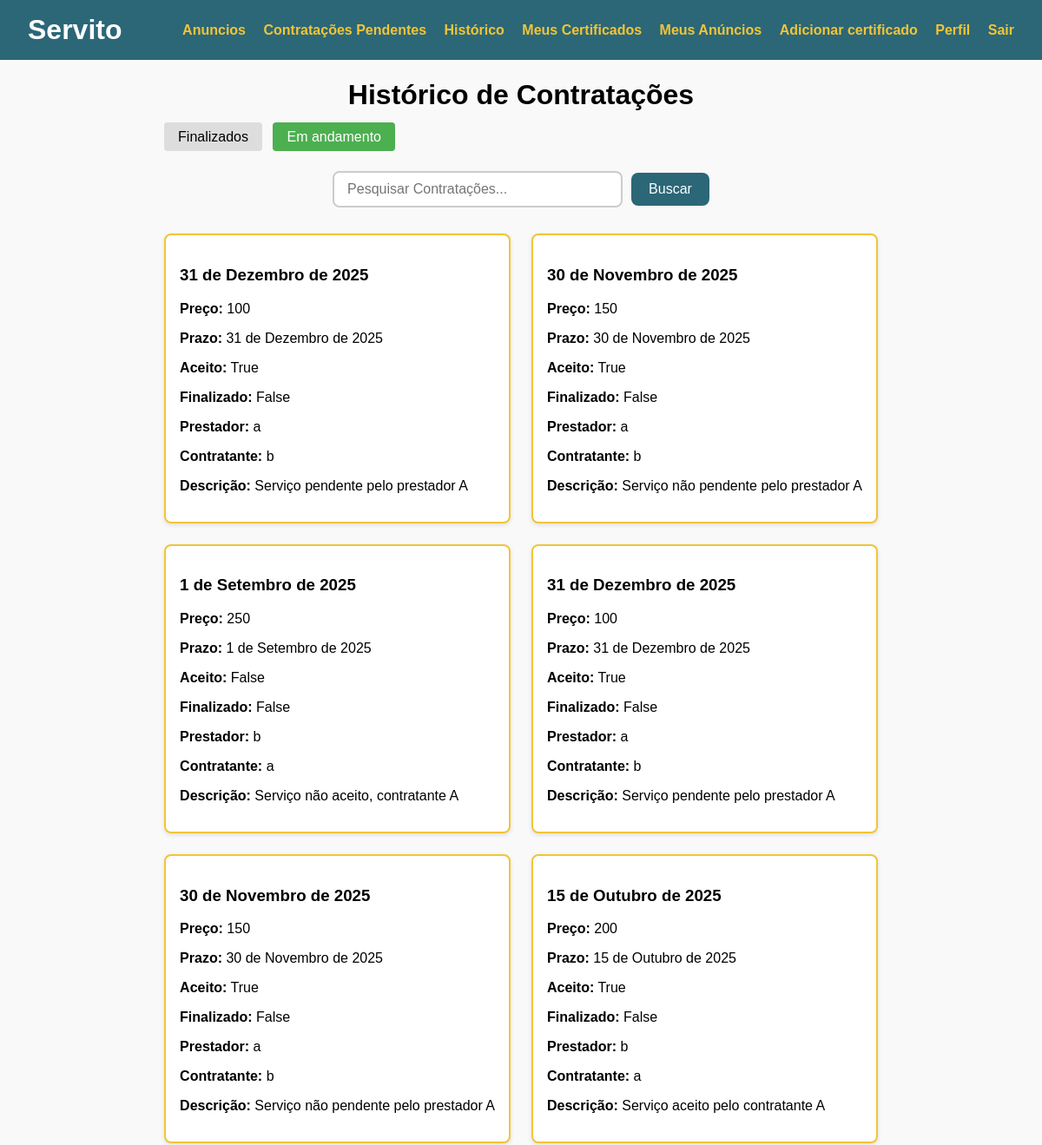
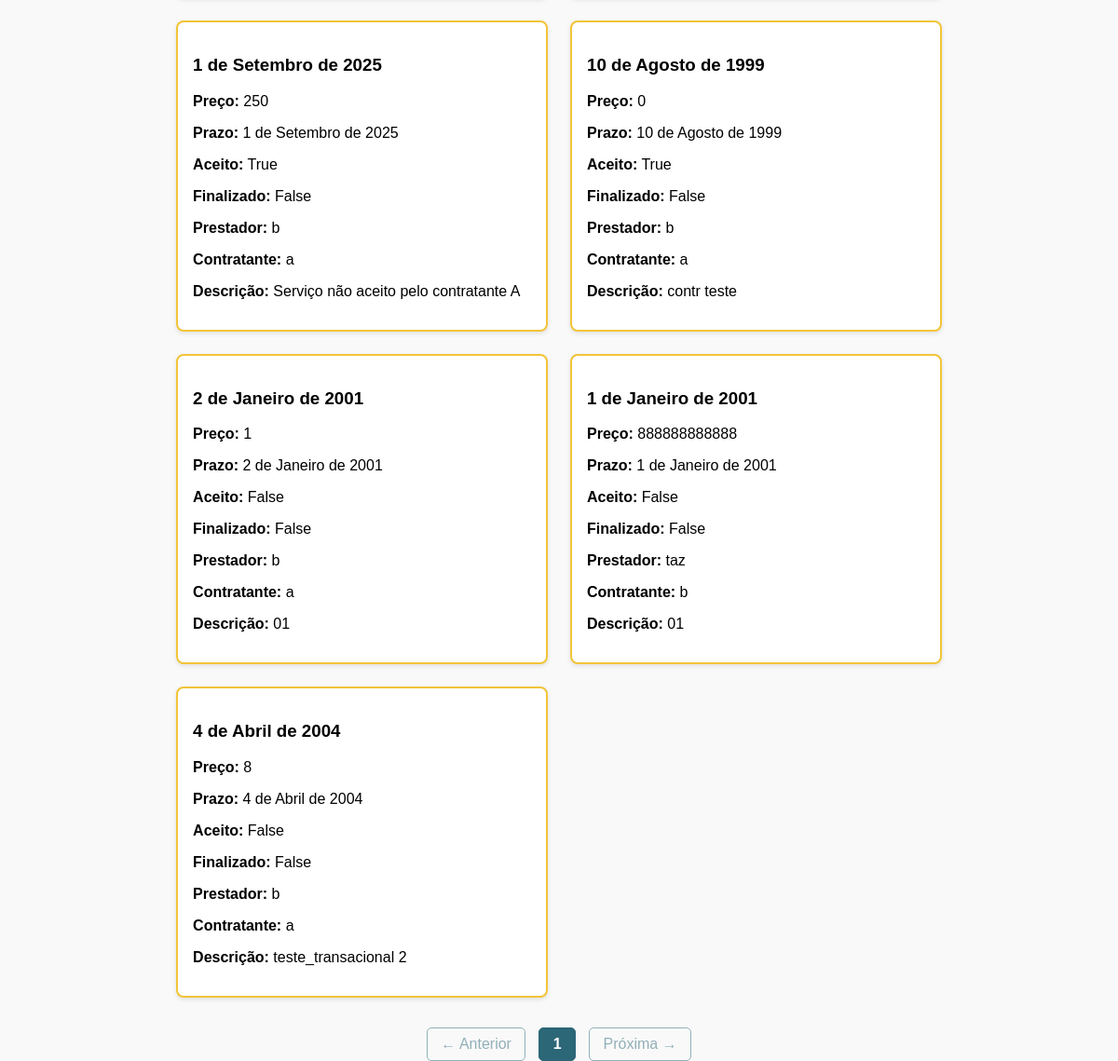
/historico/0 (signed in), run on the app's committed database (2 pictures, top to bottom).
### usuarios/models.py (models this page shows)
class Contratacao(models.Model):
    preco = models.IntegerField(verbose_name="Preço", null=True)
    prazo = models.DateField(null=True)
    descricao = models.CharField(max_length=1000, verbose_name="Descrição")
    aceito = models.BooleanField(null=False)
    pendente = models.BooleanField(null=True)
    finalizado = models.BooleanField()
    prestador = models.ForeignKey(Usuario, on_delete=models.DO_NOTHING, related_name='prestador')
    contratante = models.ForeignKey(Usuario, on_delete=models.DO_NOTHING, related_name='contratante')

class Cadastro(models.Model):
    nome = models.CharField(max_length=64)
    email = models.CharField(max_length=64, unique = True)
    senha = models.CharField(max_length=64)
    telefone = models.CharField(max_length=64, unique=True)
    documento = models.CharField(max_length=64, unique=True)
    endereco = models.CharField(max_length=64)
    cidade = models.CharField(max_length=64)
    data_cadastro = models.DateField()
    class Meta:
        abstract = True

class Usuario(Cadastro):
    data_nascimento = models.DateField()
    is_banned = models.BooleanField(default = False)
    def historico(self, finalizado = True):
        como_contratante = set(self.contratante.filter(finalizado=finalizado))
        como_prestador = set(self.prestador.filter(finalizado=finalizado))
        return list(como_contratante | como_prestador)

### usuarios/views_contratacao.py (the view)
# urls.py: path('historico/<int:finalizado>', contratacao_controller.getContratacoes, name='historico'),
    def getContratacoes(self, request, finalizado = 0):
        finalizado = bool(finalizado)
        strategy = get_strategy()
        email_logado = request.session.get('email')
        usuario = strategy.get_list(Usuario, {'email': email_logado})[0]
        if not email_logado:
            return render(request, 'index.html' )
        filters_1 = {
            'aceito': True,
            'contratante__email': email_logado
        }
        filters_2 = {
            'aceito': True,
            'prestador__email': email_logado
        }
        query = request.GET.get('q', '')
        contratacoes_list = usuario.historico(finalizado)
        if query:
            contratacoes_list = [a for a in contratacoes_list if query.lower() in a.titulo.lower()
                            or query.lower() in a.descricao.lower()
                            or query.lower() in a.tags.lower()]
        paginator = Paginator(contratacoes_list, 12)
        page_number = request.GET.get('page')
        page_obj = paginator.get_page(page_number)
        return render(request, 'historico.html', {
            'page_obj': page_obj,
            'query': query,
            'usuario_logado': 'email' in request.session,
            'finalizado': int(finalizado)
        })

### usuarios/services.py (called while the page is built)
    def get_list(self, instance, filters=None):
        if filters:
            return instance.objects.filter(**filters)
        return instance.objects.all()

### usuarios/views_contratacao.py (called while the page is built)
def get_strategy():
    return ApiStrategy() if settings.USE_API else DjangoStrategy()

### usuarios/templates/historico.html (shortened to what this page needs)
{% load static %}
<!DOCTYPE html>
<html lang="pt-br">
<head>
    <link href="{% static 'css/anuncios.css' %}" rel="stylesheet">
</head>
{% include "header.html" %}
<body>
<div class="container">
    <h1>Histórico de Contratações</h1>
    <div class="filtro-finalizado">
        <a href="{% url 'historico' 1 %}" class="btn {% if finalizado %}btn-ativo{% endif %}">Finalizados</a>
        <a href="{% url 'historico' 0 %}" class="btn {% if not finalizado %}btn-ativo{% endif %}">Em andamento</a>
    </div>
    <form method="get" action="{% url 'historico' finalizado %}" class="search-form">
        <input type="text" name="q" placeholder="Pesquisar Contratações..." value="{{ query }}">
        <button type="submit">Buscar</button>
    </form>
    <div class="grid">
        {% for contratacao in page_obj %}
        <a href="{% url 'contratacao' contratacao.id %}" class="card-link" >
            <div class="card">
                <h3>{{ contratacao.prazo }}</h3>
                <p><strong>Preço:</strong> {{ contratacao.preco }}</p>
                <p><strong>Prazo:</strong> {{ contratacao.prazo }}</p>
                <p><strong>Aceito:</strong> {{ contratacao.aceito }}</p>
                <p><strong>Finalizado:</strong> {{ contratacao.finalizado }}</p>
                <p><strong>Prestador:</strong> {{ contratacao.prestador.nome }}</p>
                <p><strong>Contratante:</strong> {{ contratacao.contratante.nome }}</p>
                <p><strong>Descrição:</strong> {{ contratacao.descricao }}</p>
            </div>
        </a>
        {% empty %}
            <p>Nenhuma contratação encontrada.</p>
        {% endfor %}
    </div>
    <div class="paginacao">
        {% if page_obj.has_previous %}
            <a href="?page={{ page_obj.previous_page_number }}">← Anterior</a>
        {% else %}
            <span class="disabled">← Anterior</span>
        {% endif %}
        {% for page_num in page_obj.paginator.page_range %}
            {% if page_num == page_obj.number %}
                <span class="current">{{ page_num }}</span>
            {% else %}
                <a href="?page={{ page_num }}">{{ page_num }}</a>
            {% endif %}
        {% endfor %}
        {% if page_obj.has_next %}
            <a href="?page={{ page_obj.next_page_number }}">Próxima →</a>
        {% else %}
            <span class="disabled">Próxima →</span>
        {% endif %}
    </div>
</div>
</body>
</html>

### usuarios/static/css/anuncios.css (style rules this page uses)
body { font-family: Arial, sans-serif; background-color: #f9f9f9; margin: 0; padding: 2em; }
h1 { text-align: center; }
.container { max-width: 1000px; margin: auto; }
.grid { display: grid; grid-template-columns: repeat(2, 1fr); gap: 1.5em; }
.card { background: white; border: 2px solid #F2C438; padding: 1em; border-radius: 8px; box-shadow: 0 2px 5px rgba(0,0,0,0.1); }
.card h3 { color: #2b6777; }
a.card-link { text-decoration: none; color: inherit; display: block; }
a.card-link h3, a.card-link p, a.card-link strong { color: inherit; text-decoration: none; }
.paginacao { text-align: center; margin-top: 2em; }
.paginacao a, .paginacao span { display: inline-block; margin: 0 0.3em; padding: 0.5em 0.9em; border-radius: 5px; color: #2b6777; text-decoration: none; border: 1px solid #2b6777; }
.paginacao .current { background-color: #2b6777; color: white; font-weight: bold; pointer-events: none; }
.paginacao .disabled { opacity: 0.5; pointer-events: none; }
.search-form { display: flex; justify-content: center; align-items: center; margin: 30px 0; gap: 10px; }
.search-form input[type="text"] { width: 300px; padding: 10px 15px; font-size: 16px; border: 2px solid #ccc; border-radius: 8px; transition: 0.3s ease; }
.search-form button { padding: 10px 20px; font-size: 16px; background-color: #2b6777; color: white; border: none; border-radius: 8px; cursor: pointer; transition: background-color 0.3s ease; }
.btn { padding: 8px 16px; background-color: #ddd; color: black; text-decoration: none; border-radius: 4px; margin-right: 8px; }
.btn-ativo { background-color: #4CAF50; color: white; }

### usuarios/static/css/header.css (style rules this page uses)
html, body { margin: 0; padding: 0; font-family: Arial, sans-serif; height: 100%; display: flex; flex-direction: column; }

### data on the page
Contratacao: prazo "31 de Dezembro de 2025", preco "100", aceito "True", finalizado "False", prestador.nome "a", contratante.nome "b", descricao "Serviço pendente pelo prestador A"
Contratacao: prazo "30 de Novembro de 2025", preco "150", aceito "True", finalizado "False", prestador.nome "a", contratante.nome "b", descricao "Serviço não pendente pelo prestador A"
Contratacao: prazo "1 de Setembro de 2025", preco "250", aceito "False", finalizado "False", prestador.nome "b", contratante.nome "a", descricao "Serviço não aceito, contratante A"
Contratacao: prazo "31 de Dezembro de 2025", preco "100", aceito "True", finalizado "False", prestador.nome "a", contratante.nome "b", descricao "Serviço pendente pelo prestador A"
Contratacao: prazo "30 de Novembro de 2025", preco "150", aceito "True", finalizado "False", prestador.nome "a", contratante.nome "b", descricao "Serviço não pendente pelo prestador A"
Contratacao: prazo "15 de Outubro de 2025", preco "200", aceito "True", finalizado "False", prestador.nome "b", contratante.nome "a", descricao "Serviço aceito pelo contratante A"
Contratacao: prazo "1 de Setembro de 2025", preco "250", aceito "True", finalizado "False", prestador.nome "b", contratante.nome "a", descricao "Serviço não aceito pelo contratante A"
Contratacao: prazo "10 de Agosto de 1999", preco "0", aceito "True", finalizado "False", prestador.nome "b", contratante.nome "a", descricao "contr teste"
Contratacao: prazo "2 de Janeiro de 2001", preco "1", aceito "False", finalizado "False", prestador.nome "b", contratante.nome "a", descricao "01"
Contratacao: prazo "1 de Janeiro de 2001", preco "888888888888", aceito "False", finalizado "False", prestador.nome "taz", contratante.nome "b", descricao "01"
Contratacao: prazo "4 de Abril de 2004", preco "8", aceito "False", finalizado "False", prestador.nome "b", contratante.nome "a", descricao "teste_transacional 2"

### other printed values
{{ page_num }} "1"
